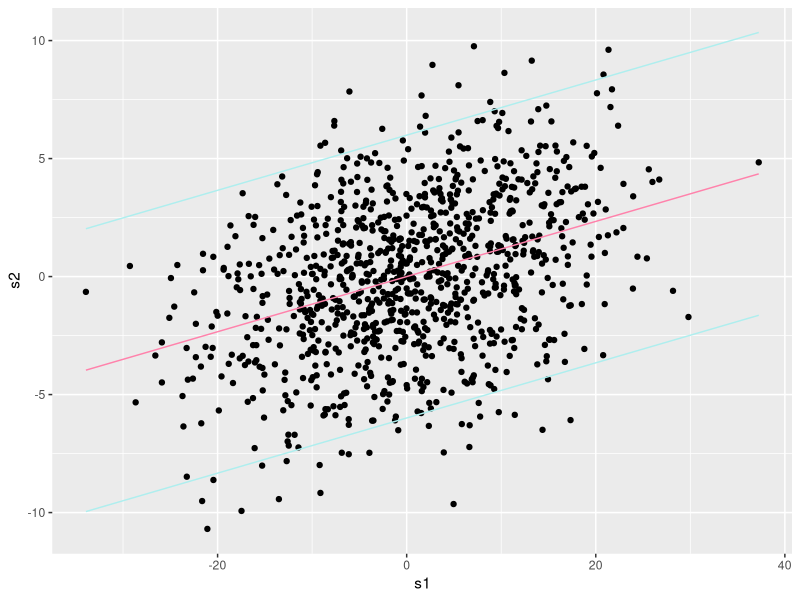

Reproduce this figure in R.
#libraries
library(tidyverse)
library(MASS)
library(ggplot2)
library(dplyr)
library(plyr)
library(reshape2)


#simulating data 
var_g<-.2
var_c1<-1
var_c2<-0
sigma<-sqrt(var_g)
sigma_c1<-sqrt(var_c1) #first study
sigma_c2<-sqrt(var_c2) #second study 
M<-1000#number of snps
#pValue<-0.05/M
#pValue<-(1*10^(-4))
ZScore<- qnorm(0.05/M,lower.tail =FALSE)
#ZScore<-5.2
sampleSizeS1<-100
sampleSizeS2<-50

#generating lambda
lambda <- rnorm(n=M, mean=0, sd=sigma)
#generating C1
delta1 <- rnorm(n=M, mean=0, sd=sigma_c1)
#simulating C2
delta2 <- rnorm(n=M, mean=0, sd=sigma_c2)

#generating two test statistics with different confounders
data1<-matrix(nrow=M, ncol=5)

for(i in 1:M){
  data1[i,1]<-lambda[i]
  data1[i,2]<-delta1[i]
  data1[i,3]<-delta2[i]
  data1[i,4]<-rnorm(n=1, mean=(lambda[i]+delta1[i])*sqrt(sampleSizeS1), sd=1) #s1
  data1[i,5]<-rnorm(n=1, mean=(lambda[i]+delta2[i])*sqrt(sampleSizeS2), sd=1) #s2
}

data1=as.data.frame(data1)
colnames(data1)=c("lambda", "delta1", "delta2", "s1", "s2")
#results.data<-filter(data1, s1>ZScore)



calculate_upperCI<-function(s1,sampleS1, sampleS2, c1, c2){
  sd_S1<-sqrt(sampleS1*sigma^2+1+c1*sampleS1)
  sd_S2<-sqrt(sampleS2*sigma^2+1+c2*sampleS2)
  mean<-(sqrt(sampleS1)*sqrt(sampleS2)*sigma^2*s1)/(sd_S1^2)
  var2<-sd_S2^2-((sampleS1*sampleS2*sigma^4)/(sd_S1^2))
  error <- qnorm(0.975)*sqrt(var2)
  mean+error
}

calculate_lowerCI<-function(s1,sampleS1, sampleS2, c1, c2){
  sd_S1<-sqrt(sampleS1*sigma^2+1+c1*sampleS1)
  sd_S2<-sqrt(sampleS2*sigma^2+1+c2*sampleS2)
  mean<-(sqrt(sampleS1)*sqrt(sampleS2)*sigma^2*s1)/(sd_S1^2)
  var2<-sd_S2^2-((sampleS1*sampleS2*sigma^4)/(sd_S1^2))
  error <- qnorm(0.975)*sqrt(var2)
  return(mean-error)
}

calculate_mean<-function(s1,sampleS1,sampleS2, c1, c2){
  sd_S1<-sqrt(sampleS1*sigma^2+1+c1*sampleS1)
  sd_S2<-sqrt(sampleS2*sigma^2+1+c2*sampleS2)
  mean<-(sqrt(sampleS1)*sqrt(sampleS2)*sigma^2*s1)/(sd_S1^2)
}


pred_obs<-ggplot(data = data1, mapping = aes(x = s1, y = s2)) +
  geom_point()+
  stat_function(fun=calculate_lowerCI,args=list(sampleS1<-sampleSizeS1, sampleS2<-sampleSizeS2, c1=var_c1, c2=var_c2), color="paleturquoise2")+
  stat_function(fun=calculate_upperCI,args=list(sampleS1<-sampleSizeS1, sampleS2<-sampleSizeS2, c1=var_c1, c2=var_c2), color="paleturquoise2")+
  stat_function(fun=calculate_mean, args=list(sampleS1<-sampleSizeS1, sampleS2<-sampleSizeS2, c1=var_c1, c2=var_c2), color="palevioletred1")
pred_obs



#probability of s2 replicating given s1
# calculate_pcondtional<-function(s1,sampleS1, sampleS2){
#   sd_S1<-sqrt(sampleS1*sigma^2+1)
#   sd_S2<-sqrt(sampleS2*sigma^2+1)
#   mean<-(sqrt(sampleS1)*sqrt(sampleS2)*sigma^2*s1)/(sd_S1^2)
#   var2<-1+((sampleS2*sigma^2)/(sd_S1)^2)
#   p <- s1
#   for (i in 1:NROW(s1)){
#     if (s1[i]>0){
#       #p[i]<-(1-mean(pnorm(z_score, mean[i], sqrt(var2))))
#       p[i]<-(1-pnorm(z_score, mean[i], sqrt(var2)))
#       
#     }
#     else{
#       # p[i]<-mean(pnorm(-z_score, mean[i], sqrt(var2)))
#       p[i]<-pnorm(-z_score, mean[i], sqrt(var2))
#     }
#   }
#   return(p)
# }
